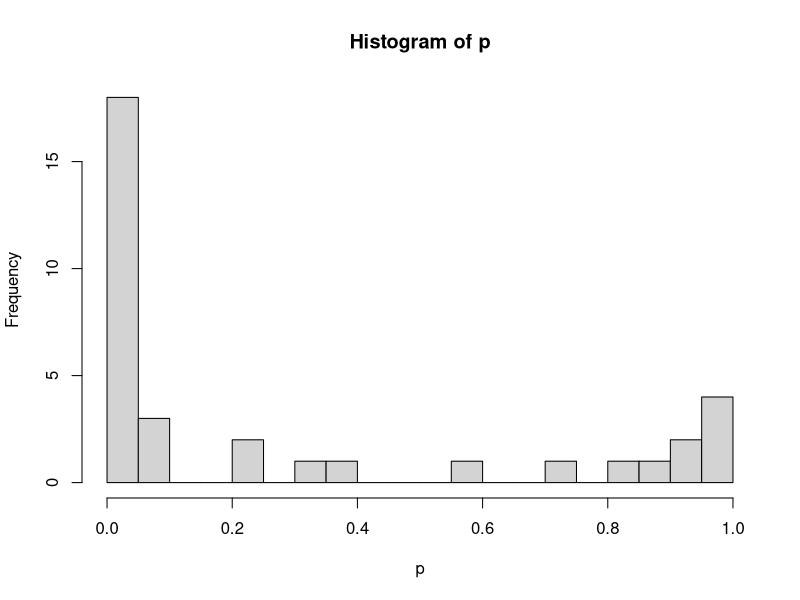
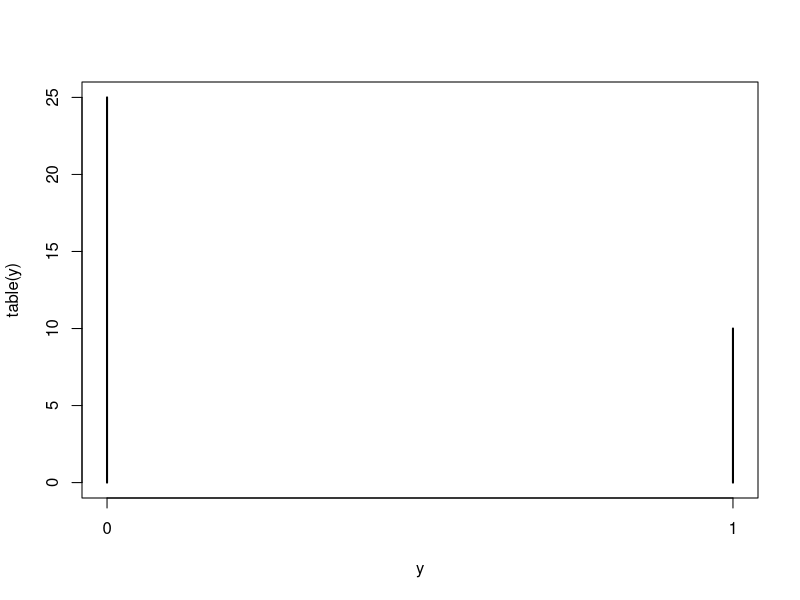
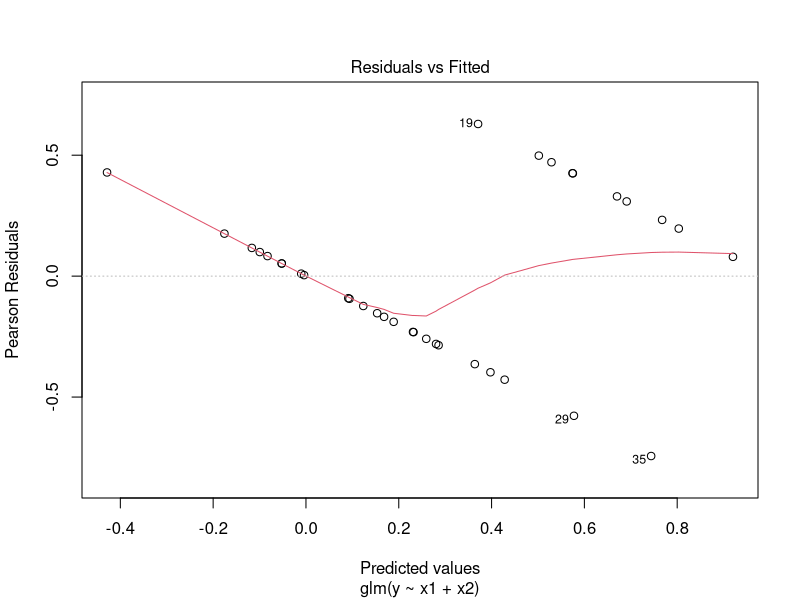
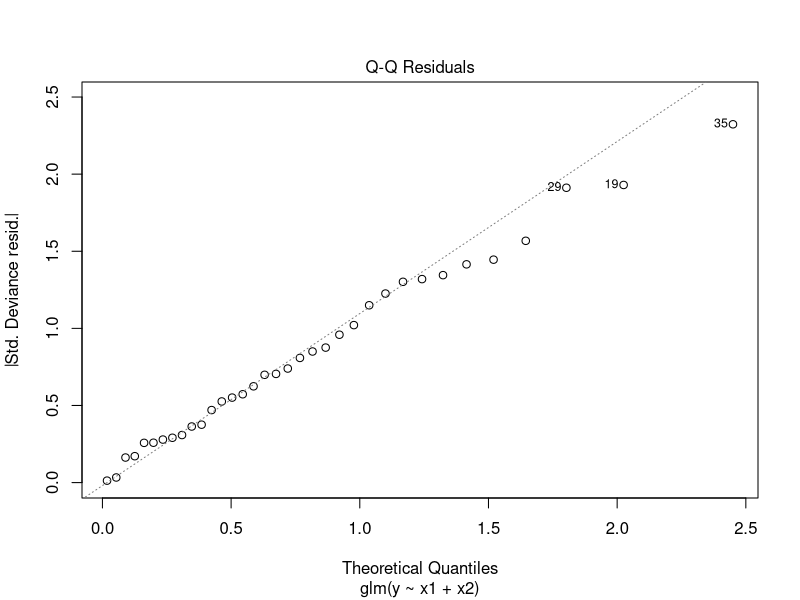
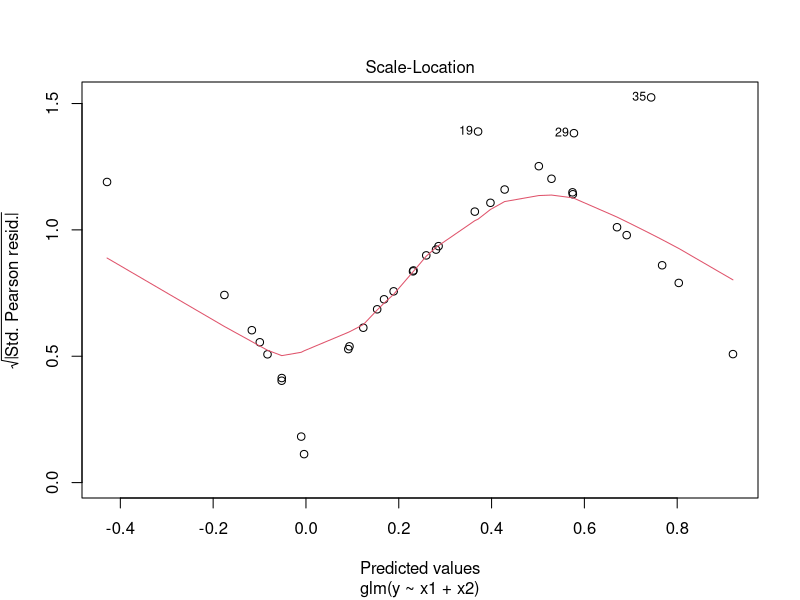
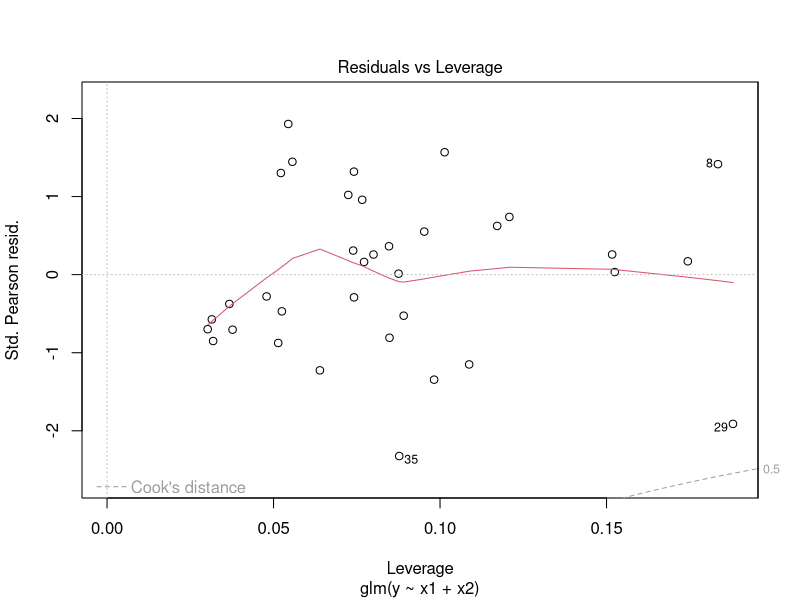
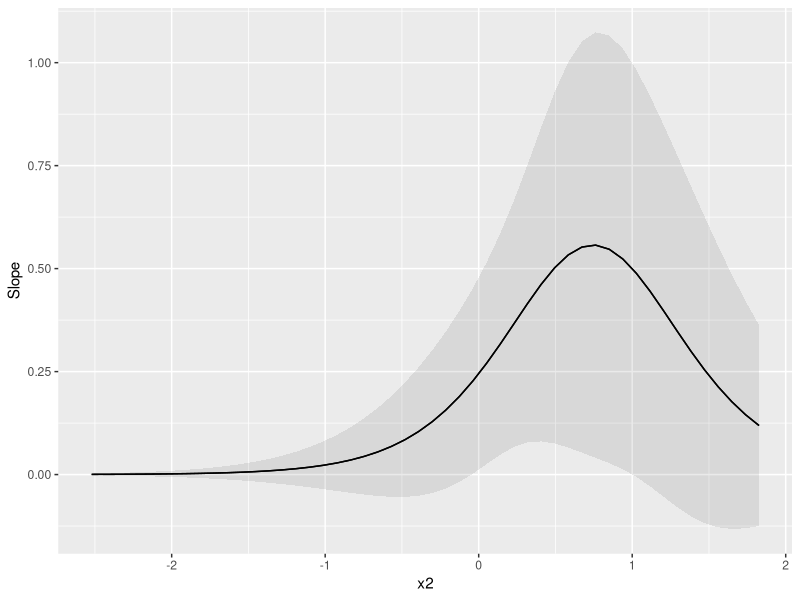

R code for these plots, in order:
## ---- chunk 1
x1 <- rnorm(35)
x2 <- rnorm(35)
(eta <- -2+2*x1+3.4*x2)
(p <- plogis(eta))
hist(p, breaks = 20)
(y <- rbinom(35, 1, p))
## ---- chunk 2
plot(table(y))
## ---- chunk 3
(reg1 <- glm(y ~ x1 + x2, family = "gaussian"))
plot(reg1)
## ---- chunk 4
(reg2 <- glm(y ~ x1 + x2, family = "binomial"))
## ---- chunk 5
library(marginaleffects)
plot_slopes(reg2, variables = "x1", condition = "x2")
## ---- chunk 6
avg_slopes(reg2)
## ---- chunk 7
(reg3 <- glm(y ~ x1 + x2, family = binomial(link=probit)))
